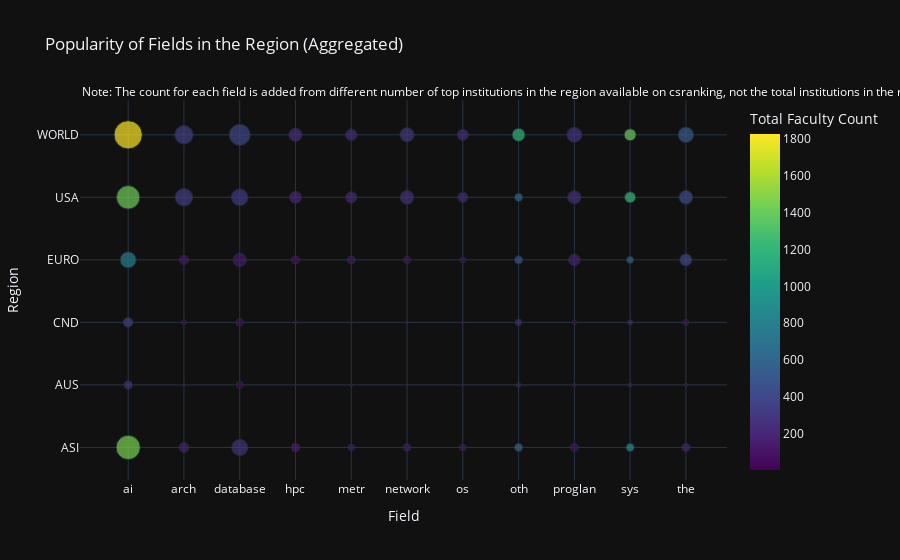

The code cell stored with this chart in its notebook:
### Markdown cell above
## Get Data and Visualize

### Code cell
# Get files
all_files = glob.glob('../detailed/Institutions_*_*.csv')

data_dict = {}

fields = []
regions = []
total_faculty_counts = []
total_publication_counts = []

for file in all_files:
    region, field = get_region_and_field(file)
    if field == 'all':
        continue

    df = pd.read_csv(file)
    # get the sum of the faculty count and publication count
    total_faculty_count = df['Faculty Count'].sum()
    total_publication_count = df['Publication Count'].sum()

    # append to the lists
    fields.append(field)
    regions.append(region)
    total_faculty_counts.append(total_faculty_count)
    total_publication_counts.append(total_publication_count)
        

# Create a DataFrame from the aggregated data
aggregated_data = pd.DataFrame({
    'Field': fields,
    'Region': regions,
    'TotalFacultyCount': total_faculty_counts,
    'TotalPublicationCount': total_publication_counts
})

fig = px.scatter(aggregated_data, x='Field', y='Region', color='TotalFacultyCount', size='TotalPublicationCount',
                 title='Popularity of Fields in the Region (Aggregated)', 
                 labels={'TotalFacultyCount': 'Total Faculty Count', 'TotalPublicationCount': 'Total Publication Count'},
                 color_continuous_scale='Viridis', template='plotly_dark')

fig.add_annotation(
    text='Note: The count for each field is added from different number of top institutions in the region available on csranking, not the total institutions in the region. ',
    xref='paper', yref='paper',
    x=0, y=1.05,
    showarrow=False,
    font=dict(size=12, color='white')
)

# Show the plot
fig.show()
fig.write_html('../images/field_study.html')

### Figure 1 — Plotly figure (JSON) as saved in the notebook; plotly's stock layout.template omitted (floating-point values rounded to 4 significant figures)
{"data": [{"hovertemplate": "Field=%{x}<br>Region=%{y}<br>Total Publication Count=%{marker.size}<br>Total Faculty Count=%{marker.color}<extra></extra>", "legendgroup": "", "marker": {"color": [1458, 175, 281, 156, 100, 129, 86, 596, 86, 916, 187, 268, 13, 37, 6, 10, 3, 4, 143, 18, 117, 32, 347, 27, 59, 19, 12, 15, 17, 214, 20, 206, 82, 793, 123, 140, 79, 100, 91, 62, 482, 173, 596, 417, 1419, 331, 323, 193, 203, 260, 204, 596, 243, 1211, 427, 1827, 351, 388, 239, 227, 289, 242, 1202, 278, 1410, 524], "coloraxis": "coloraxis", "size": [899.1, 147.2, 399.2, 117.4, 70.4, 89.8, 66.4, 106.8, 99.1, 101.4, 98.7, 111.1, 9.9, 77.7, 5.7, 11.4, 4.2, 6, 31.2, 13.1, 24.4, 16.4, 147.7, 38.5, 87.8, 16.3, 9.2, 10.3, 12.4, 66.7, 27.3, 37.8, 53.0, 402.2, 129.8, 273.8, 98.4, 95.9, 80.8, 50.8, 109.4, 205.8, 83.2, 228.7, 844.5, 472.2, 430.3, 221.7, 194.5, 288.2, 159.7, 106.8, 272.7, 196.3, 294.7, 1225.0, 524.1, 685.2, 267.6, 206.7, 313.4, 190.3, 263.7, 343.8, 222.7, 374.7], "sizemode": "area", "sizeref": 3.062, "symbol": "circle"}, "mode": "markers", "name": "", "orientation": "v", "showlegend": false, "type": "scatter", "x": ["ai", "arch", "database", "hpc", "metr", "network", "os", "oth", "proglan", "sys", "the", "ai", "arch", "database", "hpc", "metr", "network", "os", "oth", "proglan", "sys", "the", "ai", "arch", "database", "hpc", "metr", "network", "os", "oth", "proglan", "sys", "the", "ai", "arch", "database", "hpc", "metr", "network", "os", "oth", "proglan", "sys", "the", "ai", "arch", "database", "hpc", "metr", "network", "os", "oth", "proglan", "sys", "the", "ai", "arch", "database", "hpc", "metr", "network", "os", "oth", "proglan", "sys", "the"], "xaxis": "x", "y": ["ASI", "ASI", "ASI", "ASI", "ASI", "ASI", "ASI", "ASI", "ASI", "ASI", "ASI", "AUS", "AUS", "AUS", "AUS", "AUS", "AUS", "AUS", "AUS", "AUS", "AUS", "AUS", "CND", "CND", "CND", "CND", "CND", "CND", "CND", "CND", "CND", "CND", "CND", "EURO", "EURO", "EURO", "EURO", "EURO", "EURO", "EURO", "EURO", "EURO", "EURO", "EURO", "USA", "USA", "USA", "USA", "USA", "USA", "USA", "USA", "USA", "USA", "USA", "WORLD", "WORLD", "WORLD", "WORLD", "WORLD", "WORLD", "WORLD", "WORLD", "WORLD", "WORLD", "WORLD"], "yaxis": "y"}], "layout": {"annotations": [{"font": {"color": "white", "size": 12}, "showarrow": false, "text": "Note: The count for each field is added from different number of top institutions in the region available on csranking, not the total institutions in the region. ", "x": 0, "xref": "paper", "y": 1.05, "yref": "paper"}], "coloraxis": {"colorbar": {"title": {"text": "Total Faculty Count"}}, "colorscale": [[0, "#440154"], [0.1111, "#482878"], [0.2222, "#3e4989"], [0.3333, "#31688e"], [0.4444, "#26828e"], [0.5556, "#1f9e89"], [0.6667, "#35b779"], [0.7778, "#6ece58"], [0.8889, "#b5de2b"], [1, "#fde725"]]}, "legend": {"itemsizing": "constant", "tracegroupgap": 0}, "title": {"text": "Popularity of Fields in the Region (Aggregated)"}, "xaxis": {"anchor": "y", "domain": [0, 1], "title": {"text": "Field"}}, "yaxis": {"anchor": "x", "domain": [0, 1], "title": {"text": "Region"}}}}
